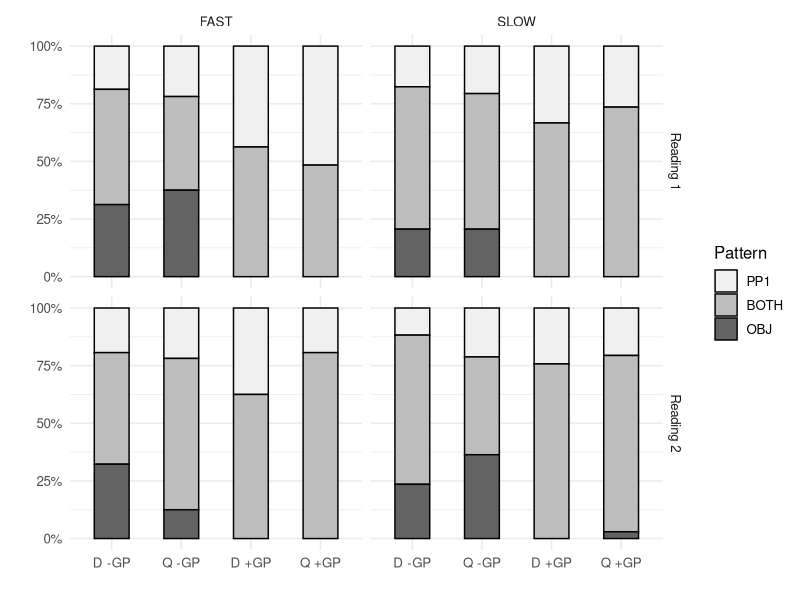

Generate this figure with R:
## ---- chunk 1
knitr::opts_chunk$set(
  echo=FALSE, 
  warning=FALSE, 
  message=FALSE, 
  fig.height = 3, 
  fig.pos="H"
)
options(tinytex.verbose = TRUE)
bgcolor <- "#ffffff"
par(bg = bgcolor)

kable <- function(data,...) {
  knitr::kable(data, booktabs = TRUE,...)
}

library(readr)
library(dplyr)
library(tidyr)
library(knitr)
library(kableExtra)
library(ggplot2)
hidel <- 1200
lodel <- 900
## ---- chunk 2

mdata <- read_csv("../drafts/export/prosody_data.csv")
raw_rs_file <- read_csv("../csvs/merged.csv")
raw_rs_file$UID <- as.factor(with(raw_rs_file, paste(Participant,Item,Reading,sep="-")))
raw_rs_file <- subset(raw_rs_file,UID %in% mdata$UID)
raw_rs <- subset(raw_rs_file,!isFiller)
raw_rs$reading <- raw_rs$Reading
raw_rs$Reading <- ifelse(raw_rs$reading == 1, "Cold", "Previewed")

r1data <- subset(raw_rs, reading == 1)
r1delByP <- aggregate(r1data$Leading,by=list("Participant" = r1data$Participant), FUN=mean)

r1delByP$r1DelCat <- ifelse(r1delByP$x < lodel, "FAST", ifelse(
  r1delByP$x > hidel, "SLOW", "NORMAL"
))
catdes <- sprintf("FAST < %0.1fs; SLOW > %0.1fs",lodel/1000,hidel/1000)

table(r1delByP$r1DelCat) %>% 
  kable(col.names=c("Delay category", "n"), caption="Participants by Reading 1 delay category") %>% 
  kable_styling(full_width = F,latex_options = c("hold_position")) %>% 
  footnote(catdes)

colnames(r1delByP)[2] <- "r1delbyp"

mdata$Participant <- mdata$SID
mdata<-merge(r1delByP,mdata,by="Participant")
mdata <- subset(mdata,simple2lvl != "NEITHER")
mdata$condition <- factor(mdata$condition,levels(factor(mdata$condition))[c(1,3,2,4)])
## ---- chunk 3
adata<-mdata
library('ggthemes')
if(!"reading" %in% names(adata)){
  adata$reading <- adata$Reading
}
adata$Reading <- paste("Reading", adata$reading)

pdata <- subset(adata, r1DelCat != "NORMAL")

ggplot(pdata,    
    aes(
      x=condition,
      y=..count..,
      fill=reorder(
        simple2lvl,
        ifelse(simple2lvl=="PP1", 1, ifelse(simple2lvl=="OBJ",3,2))
      )
    )) +
  geom_bar(position="fill",color="black",width=0.5) +
  labs(fill="Pattern",x=" ",y=" ") +
  facet_grid(rows = vars(Reading),cols=vars(r1DelCat)) +
  scale_y_continuous(labels=scales::percent) + 
  scale_fill_brewer(breaks=c("PP1", "BOTH", "OBJ"), palette="Greys") +
  theme_minimal(base_size = 12)
## ---- chunk 4
adata<-mdata

fast <- subset(mdata,r1DelCat == "FAST")
slow <- subset(mdata,r1DelCat == "SLOW")

fastTabN <- xtabs(~simple2lvl + condition, data=fast) %>% 
  as.data.frame() %>% 
  spread(condition, Freq)  
slowTabN <- xtabs(~simple2lvl + condition, data=slow) %>% 
  as.data.frame() %>% 
  spread(condition, Freq)

fastTab <- xtabs(~simple2lvl + condition, data=fast) %>% 
  prop.table(margin=2) %>% 
  as.data.frame() %>% 
  spread(condition, Freq)
slowTab <- xtabs(~simple2lvl + condition, data=slow) %>% 
  prop.table(margin=2) %>% 
  as.data.frame() %>% 
  spread(condition, Freq)

tab<-cbind(fastTab,slowTab[2:5])
ntab<-cbind(fastTabN,slowTabN[2:5])
tab[2:9] <- tab[2:9] * 100
tab$m  <- "%"
ntab$m <- "n"
tab <- rbind(tab,ntab)

colnames(tab)[1] <- "Pattern"
colnames(tab)[6:9] <- paste0(colnames(tab)[6:9],".slow")
tab <- arrange(tab,Pattern)
tab <- tab %>% select(Pattern,m,everything())


tab %>% kable(
  caption="Simple break pattern by condition and R1 delay category, both readings",
  col.names=c(" ","m", rep(c("D -GP","Q -GP", "D +GP", "Q +GP"),2)), 
  digits=1
) %>% kable_styling() %>%collapse_rows(columns = 1) %>%
  add_header_above(c(" " = 2,"FAST"=4,"SLOW"=4)) 

## ---- chunk 5
mdata<-subset(adata,Reading==1)
fast <- subset(mdata,r1DelCat == "FAST")
slow <- subset(mdata,r1DelCat == "SLOW")
fastTabN <- xtabs(~simple2lvl + condition, data=fast) %>% 
  as.data.frame() %>% 
  spread(condition, Freq)
slowTabN <- xtabs(~simple2lvl + condition, data=slow) %>% 
  as.data.frame() %>% 
  spread(condition, Freq)
fastTab <- xtabs(~simple2lvl + condition, data=fast) %>% 
  prop.table(margin=2) %>% 
  as.data.frame() %>% 
  spread(condition, Freq)
slowTab <- xtabs(~simple2lvl + condition, data=slow) %>% 
  prop.table(margin=2) %>% 
  as.data.frame() %>% 
  spread(condition, Freq)

tab<-cbind(fastTab,slowTab[2:5])
ntab<-cbind(fastTabN,slowTabN[2:5])
tab[2:9] <- tab[2:9] * 100
tab$m  <- "%"
ntab$m <- "n"
tab <- rbind(tab,ntab)

colnames(tab)[1] <- "Pattern"
colnames(tab)[6:9] <- paste0(colnames(tab)[6:9],".slow")
tab <- arrange(tab,Pattern)
tab <- tab %>% select(Pattern,m,everything())


tab %>% kable(
  caption="Simple break pattern by condition and R1 delay category,  Reading 1",
  col.names=c(" ","m","D -GP", "D +GP", "Q -GP", "Q +GP", "D -GP", "D +GP", "Q -GP", "Q +GP"), 
  digits=1
) %>% kable_styling() %>%collapse_rows(columns = 1) %>%
  add_header_above(c(" " = 2,"FAST"=4,"SLOW"=4)) 

## ---- chunk 6
mdata<-subset(adata,Reading==2)
fast <- subset(mdata,r1DelCat == "FAST")
slow <- subset(mdata,r1DelCat == "SLOW")
fastTabN <- xtabs(~simple2lvl + condition, data=fast) %>% 
  as.data.frame() %>% 
  spread(condition, Freq)
slowTabN <- xtabs(~simple2lvl + condition, data=slow) %>% 
  as.data.frame() %>% 
  spread(condition, Freq)
fastTab <- xtabs(~simple2lvl + condition, data=fast) %>% 
  prop.table(margin=2) %>% 
  as.data.frame() %>% 
  spread(condition, Freq)
slowTab <- xtabs(~simple2lvl + condition, data=slow) %>% 
  prop.table(margin=2) %>% 
  as.data.frame() %>% 
  spread(condition, Freq)

tab<-cbind(fastTab,slowTab[2:5])
ntab<-cbind(fastTabN,slowTabN[2:5])
tab[2:9] <- tab[2:9] * 100
tab$m  <- "%"
ntab$m <- "n"
tab <- rbind(tab,ntab)

colnames(tab)[1] <- "Pattern"
colnames(tab)[6:9] <- paste0(colnames(tab)[6:9],".slow")
tab <- arrange(tab,Pattern)
tab <- tab %>% select(Pattern,m,everything())


tab %>% kable(
  caption="Simple break pattern by condition and R1 delay category,  Reading 2",
  col.names=c(" ","m","D -GP", "D +GP", "Q -GP", "Q +GP", "D -GP", "D +GP", "Q -GP", "Q +GP"), 
  digits=1
) %>% kable_styling() %>%collapse_rows(columns = 1) %>%
  add_header_above(c(" " = 2,"FAST"=4,"SLOW"=4)) 
